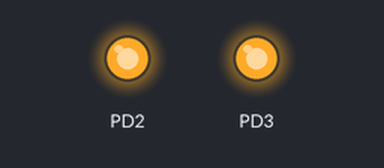
The program below on a simulated ATmega328P, built with avr-gcc and emulated at 16 MHz. Parts: output pins drawn as LEDs (lit = HIGH). At 0.0 s the program stops and its outputs stay as they are.

Above: at 0.1 s.
Timing chart, 0 to 1.5 s (numbered marks = the images above):
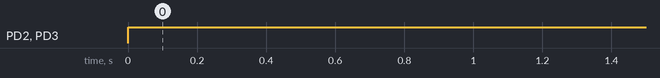

Measured:
- by itself, PD2, PD3: LOW → HIGH at 0.00 s

The program:

main.c
```c
/*
 * main.c
 *
 *  Created on: Nov 5, 2020
 *      Author: squanixmachine
 */

/*
 * 	DDD0 DDD1 DDD2 DDD3 DDD4 DDD5 DDD6 DDD7
 *	PD0	PD1	PD2	PD3	PD4	PD5	PD6	PD7
 *	0	1	2	3	4	5	6	7
 *			I	I	O	O
 *
 *	0	0	1	1	0	0	0	0
 *		3				0
 *
 *	DDRx -> Data Direction Register
 *		x -> blok pin
 *
 *	DDRD = 0b00110000
 *
 *	DDRD = 0x30
 *
 *	DDRD = (1 << DDD2);
 *	DDRD = (1 << DDD3);
 *		DDRD = (1 << DDD2) | (1 << DDD3);
 *			00000100
 *			00001000
 *					OR
 *			00001100
 *
 *	DDRD = _BV(DDD2) | _BV(DDD3);
 */

#include <avr/io.h>

int main(){

	DDRD |= _BV(DDD2) | _BV(DDD3);

	/*
	 * DDRD default nya isinya 00000000
	 * 		 A |= B -> A = A | B
	 *
	 * 	DDRD |= _BV(DDD2) | _BV(DDD3); -> DDRD = DDRD | _BV(DDD2) | _BV(DDD3);
	 * 												00000000
	 * 												00000100
	 * 												00001000
	 * 														OR
	 * 												00001100
	 *
	 */

	PORTD |= _BV(PORTD2) | _BV(PORTD3);

	while(1){

	}
}
```
